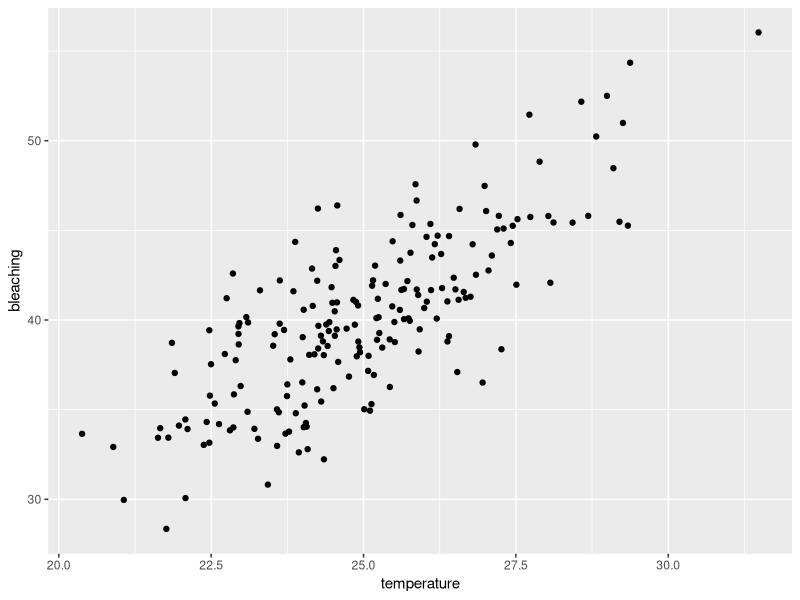
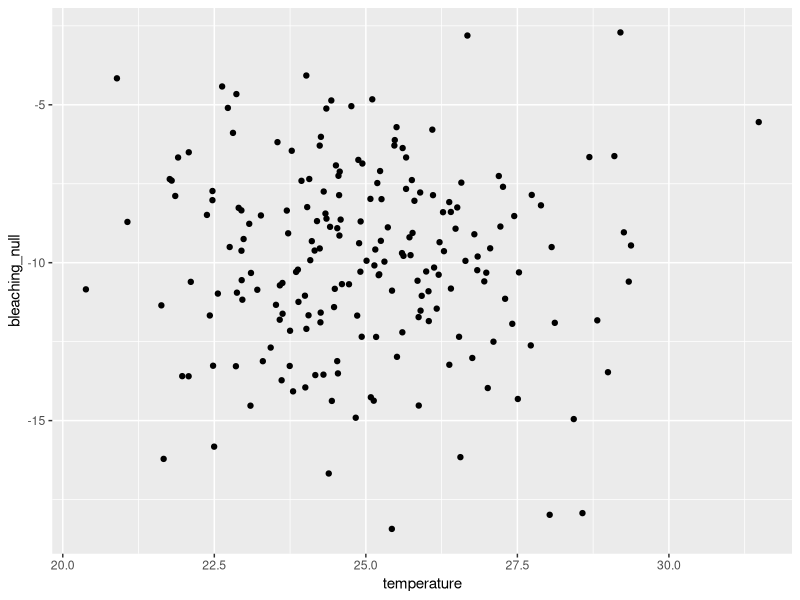
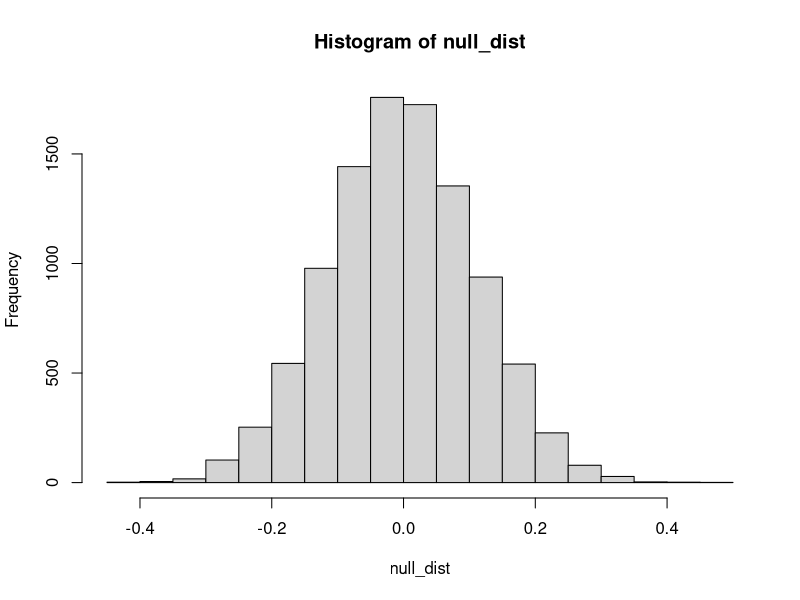
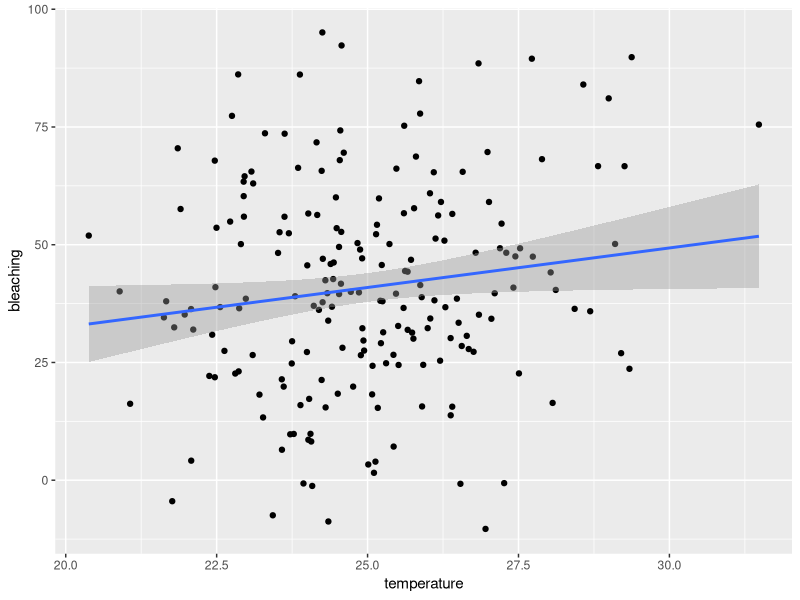
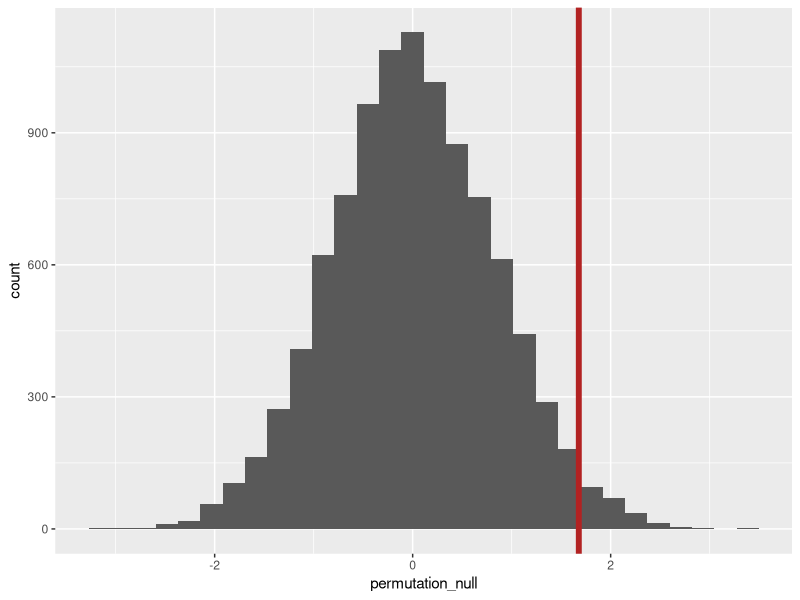

The R script that drew these images, in order:
library(tidyverse)
set.seed(123)

# Let's define our population
beta0 <- -10
beta1 <- 2
sigma <- 3

temperature <- rnorm(200, mean = 25, sd = 2)
bleaching <- rnorm(200, mean = beta0 + beta1 * temperature, sd = sigma)

bleaching_df <- tibble(temperature, bleaching)
ggplot(bleaching_df, aes(temperature, bleaching)) + 
  geom_point()

bleaching_lm <- lm(bleaching ~ temperature, bleaching_df)
summary(bleaching_lm)

# TO SIMULATE UNDER THE NULL HYPOTHESIS
# WE HAVE TO ASSUME THERE'S NO RELATIONSHIP
# WE ASSUME BETA1 IS 0
beta0 <- -10
beta1 <- 0
sigma <- 3
bleaching_null <- rnorm(200, mean = beta0 + beta1 * temperature, sd = sigma)

null_df <- tibble(temperature, bleaching_null)
ggplot(null_df, aes(temperature, bleaching_null)) + 
  geom_point()

null_lm <- lm(bleaching_null ~ temperature, null_df)
summary(null_lm)

null_dist <- map_dbl(1:10000, \(i) {
  bleaching_null <- rnorm(200, mean = beta0 + beta1 * temperature, sd = sigma)
  
  null_df <- tibble(temperature, bleaching_null)
  
  null_lm <- lm(bleaching_null ~ temperature, null_df)
  
  coef(null_lm)[2]
})

hist(null_dist)



# Now let's permute
set.seed(123)

# Let's define our population
beta0 <- -10
beta1 <- 2
sigma <- 22

temperature <- rnorm(200, mean = 25, sd = 2)
bleaching <- rnorm(200, mean = beta0 + beta1 * temperature, sd = sigma)

bleaching_df <- tibble(temperature, bleaching)
ggplot(bleaching_df, aes(temperature, bleaching)) + 
  geom_point() +
  geom_smooth(method = "lm")

bleaching_lm <- lm(bleaching ~ temperature, bleaching_df)
summary(bleaching_lm)

one_permutation <- mutate(bleaching_df,
                          temperature = sample(temperature))
permutation_est <- coef(lm(bleaching ~ temperature, one_permutation))[2]

permutation_null <- map_dbl(1:10000, \(i) {
  one_permutation <- mutate(bleaching_df,
                            temperature = sample(temperature))
  coef(lm(bleaching ~ temperature, one_permutation))[2]
})
tibble(permutation_null) %>% 
  ggplot(aes(permutation_null)) +
  geom_histogram() +
  geom_vline(xintercept = coef(bleaching_lm)[2], color = "firebrick", linewidth = 2)

perm_pval <- mean(abs(permutation_null) > coef(bleaching_lm)[2])
perm_pval
